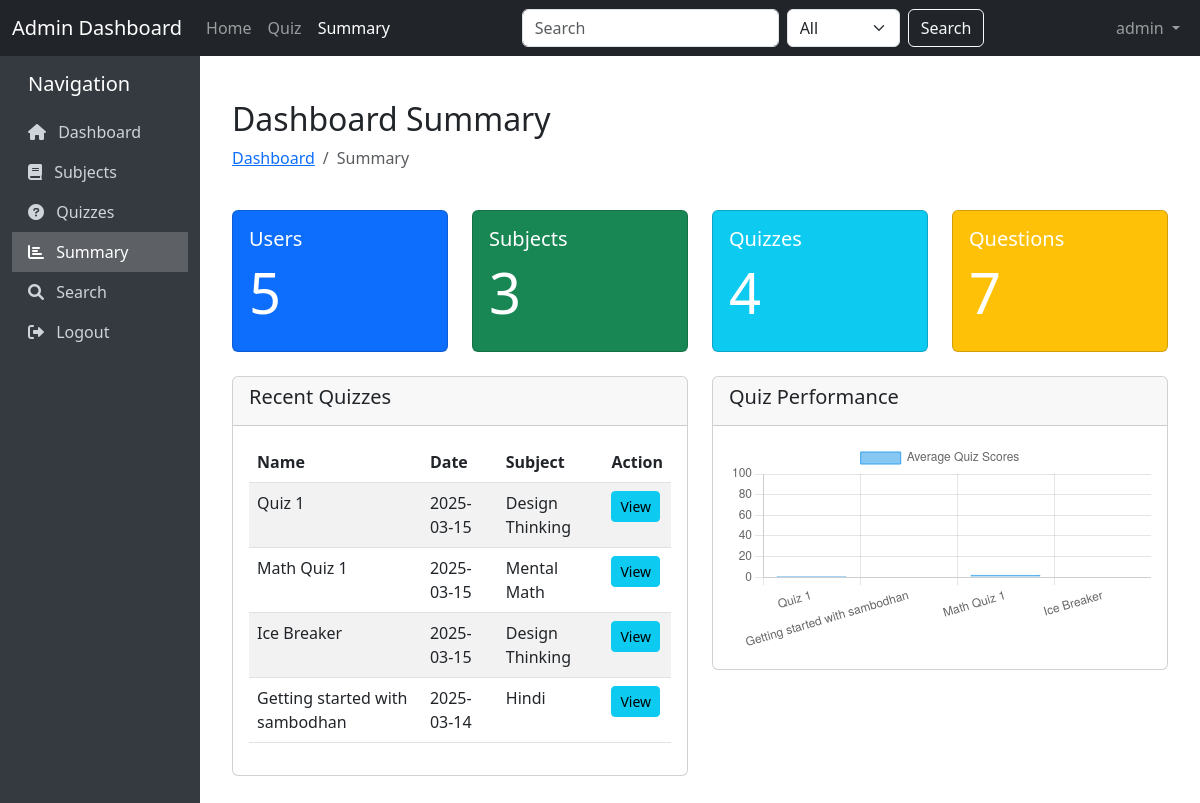
Screenshot of /summary (signed in) with the database file from the repository.
### models/model.py (models this page shows)
class User(db.Model):
    __tablename__ = 'user'
    user_id = db.Column(db.Integer, primary_key=True)
    username = db.Column(db.String(20), unique=True, nullable=False)
    password = db.Column(db.String(100), nullable=False)
    full_name = db.Column(db.String(30), nullable=False)
    qualification = db.Column(db.String(20), nullable=False)
    dob = db.Column(db.Date, nullable=False)
    email = db.Column(db.String(30), unique=True, nullable=False)
    phone = db.Column(db.String(10), nullable=False)
    address = db.Column(db.String(25), nullable=False)
    status = db.Column(db.String(10), default='active')
    is_admin = db.Column(db.Boolean, default=False)
    scores = db.relationship('Scores', backref='user', lazy=True)

class Quiz(db.Model):
    __tablename__ = 'quiz'
    quiz_id = db.Column(db.Integer, primary_key=True)
    name = db.Column(db.String(20), nullable=False)
    chapter_id = db.Column(db.Integer, db.ForeignKey('chapter.chapter_id'), nullable=False)
    date_of_quiz = db.Column(db.Date, nullable=False)
    time_duration = db.Column(db.Time, nullable=False)
    remarks = db.Column(db.String(40))
    questions = db.relationship('Question', backref='quiz', lazy=True, cascade="all, delete-orphan")
    scores = db.relationship('Scores', backref='quiz_ref', lazy=True)

class Subject(db.Model):
    __tablename__ = 'subject'
    subject_id = db.Column(db.Integer, primary_key=True)
    name = db.Column(db.String(20), nullable=False)
    description = db.Column(db.String(40))
    chapters = db.relationship('Chapter', backref='subject', lazy=True, cascade="all, delete-orphan")

### controllers/controller.py (the view)
@app.route('/summary')
@login_required
def summary():
    user_count = db.session.query(func.count(User.user_id)).scalar()
    subject_count = db.session.query(func.count(Subject.subject_id)).scalar()
    quiz_count = db.session.query(func.count(Quiz.quiz_id)).scalar()
    question_count = db.session.query(func.count(Question.question_id)).scalar()
    recent_quizzes = db.session.query(Quiz).order_by(Quiz.date_of_quiz.desc()).limit(5).all()
    quiz_scores = db.session.query(
        Quiz.name.label('quiz_name'),
        func.avg(Scores.total_scored).label('avg_score')
    ).outerjoin(Scores).group_by(Quiz.quiz_id).all()
    quiz_names = [quiz.quiz_name for quiz in quiz_scores]
    avg_scores = [round(quiz.avg_score, 2) if quiz.avg_score else 0 for quiz in quiz_scores]
    return render_template(
        'summaryad.htm',
        user_count=user_count,
        subject_count=subject_count,
        quiz_count=quiz_count,
        question_count=question_count,
        recent_quizzes=recent_quizzes,
        quiz_names=quiz_names,
        avg_scores=avg_scores
    )

### controllers/controller.py (called while the page is built)
def current_user():
    user_id = session.get('user_id')
    if user_id:
        return User.query.get(user_id)
    return None

@app.context_processor
def inject_current_user():
    return dict(current_user=current_user())

def login_required(f):
    @wraps(f)
    def decorated_function(*args, **kwargs):
        if not current_user():
            flash('Please log in first.', 'danger')
            return redirect(url_for('login'))
        return f(*args, **kwargs)
    return decorated_function

### templates/summaryad.htm (shortened to what this page needs)
{% extends 'base.htm' %}
{% block content %}
<div class="container mt-4">
    <div class="row mb-4">
        <div class="col">
            <h2>Dashboard Summary</h2>
            <nav aria-label="breadcrumb">
                <ol class="breadcrumb">
                    <li class="breadcrumb-item"><a href="{{ url_for('dashboard') }}">Dashboard</a></li>
                    <li class="breadcrumb-item active">Summary</li>
                </ol>
            </nav>
        </div>
    </div>
    <div class="row mb-4">
        <div class="col-md-3">
            <div class="card text-white bg-primary">
                <div class="card-body">
                    <h5 class="card-title">Users</h5>
                    <h2 class="display-4">{{ user_count }}</h2>
                </div>
            </div>
        </div>
        <div class="col-md-3">
            <div class="card text-white bg-success">
                <div class="card-body">
                    <h5 class="card-title">Subjects</h5>
                    <h2 class="display-4">{{ subject_count }}</h2>
                </div>
            </div>
        </div>
        <div class="col-md-3">
            <div class="card text-white bg-info">
                <div class="card-body">
                    <h5 class="card-title">Quizzes</h5>
                    <h2 class="display-4">{{ quiz_count }}</h2>
                </div>
            </div>
        </div>
        <div class="col-md-3">
            <div class="card text-white bg-warning">
                <div class="card-body">
                    <h5 class="card-title">Questions</h5>
                    <h2 class="display-4">{{ question_count }}</h2>
                </div>
            </div>
        </div>
    </div>
    <div class="row mb-4">
        <div class="col-md-6">
            <div class="card">
                <div class="card-header">
                    <h5>Recent Quizzes</h5>
                </div>
                <div class="card-body">
                    {% if recent_quizzes %}
                    <div class="table-responsive">
                        <table class="table table-striped">
                            <thead>
                                <tr>
                                    <th>Name</th>
                                    <th>Date</th>
                                    <th>Subject</th>
                                    <th>Action</th>
                                </tr>
                            </thead>
                            <tbody>
                                {% for quiz in recent_quizzes %}
                                <tr>
                                    <td>{{ quiz.name }}</td>
                                    <td>{{ quiz.date_of_quiz.strftime('%Y-%m-%d') }}</td>
                                    <td>{{ quiz.chapter.subject.name }}</td>
                                    <td>
                                        <a href="{{ url_for('questions', quiz_id=quiz.quiz_id) }}" class="btn btn-sm btn-info">View</a>
                                    </td>
                                </tr>
                                {% endfor %}
                            </tbody>
                        </table>
                    </div>
                    {% else %}
                    <p class="text-muted">No quizzes found.</p>
                    {% endif %}
                </div>
            </div>
        </div>
        <div class="col-md-6">
            <div class="card">
                <div class="card-header">
                    <h5>Quiz Performance</h5>
                </div>
                <div class="card-body">
                    {% if quiz_names and avg_scores %}
                    <canvas id="quizScoreChart"></canvas>
<script>
    document.addEventListener("DOMContentLoaded", function() {
        let ctx = document.getElementById('quizScoreChart').getContext('2d');
        let quizNames = JSON.parse('{{ quiz_names | tojson | safe }}');
        let avgScores = JSON.parse('{{ avg_scores | tojson | safe }}');
        let quizData = {
            labels: quizNames,
            datasets: [{
                label: 'Average Quiz Scores',
                data: avgScores,
                backgroundColor: 'rgba(54, 162, 235, 0.6)',
                borderColor: 'rgba(54, 162, 235, 1)',
                borderWidth: 1
            }]
        };
        let quizScoreChart = new Chart(ctx, {
            type: 'bar',
            data: quizData,
            options: {
                responsive: true,
                scales: {
                    y: {
                        beginAtZero: true,
                        suggestedMax: 100
                    }
                }
            }
        });
    });
</script>
{% endif %}
                </div>
            </div>
        </div>
    </div>
</div>
{% endblock %}

### templates/base.htm (shortened to what this page needs)
<!DOCTYPE html>
<html lang="en">
<head>
    <link href="https://cdn.jsdelivr.net/npm/bootstrap@5.3.0-alpha1/dist/css/bootstrap.min.css" rel="stylesheet">
    <link rel="stylesheet" href="https://cdnjs.cloudflare.com/ajax/libs/font-awesome/6.0.0/css/all.min.css">
</head>
<body>
    <nav class="navbar navbar-expand-lg navbar-dark bg-dark">
        <div class="container-fluid">
            <a class="navbar-brand" href="{{ url_for('dashboard') }}">Admin Dashboard</a>
            <div class="collapse navbar-collapse" id="navbarSupportedContent">
                <ul class="navbar-nav me-auto mb-2 mb-lg-0">
                    <li class="nav-item">
                        <a class="nav-link {% if request.endpoint == 'dashboard' %}active{% endif %}" href="{{ url_for('dashboard') }}">Home</a>
                    </li>
                    <li class="nav-item">
                        <a class="nav-link {% if request.endpoint == 'quizzes' %}active{% endif %}" href="{{ url_for('quizzes') }}">Quiz</a>
                    </li>
                    <li class="nav-item">
                        <a class="nav-link {% if request.endpoint == 'summary' %}active{% endif %}" href="{{ url_for('summary') }}">Summary</a>
                    </li>
                </ul>
                <form class="d-flex" action="{{ url_for('search') }}" method="get">
                    <input class="form-control me-2" type="search" name="query" placeholder="Search" required>
                    <select class="form-select me-2" name="category" style="width: auto;">
                        <option value="all">All</option>
                    </select>
                    <button class="btn btn-outline-light" type="submit">Search</button>
                </form>
                {% if session.get('user_id') %}
                <ul class="navbar-nav ms-auto">
                    <li class="nav-item dropdown">
                        <a class="nav-link dropdown-toggle" href="#" id="navbarDropdown" role="button" data-bs-toggle="dropdown">
                            {{ session.get('username') }}
                        </a>
                    </li>
                </ul>
                {% endif %}
            </div>
        </div>
    </nav>
    <div class="container-fluid">
        <div class="row">
            {% if session.get('user_id') %}
            <div class="col-md-2 sidebar py-3">
                <h5 class="mb-3 ps-3">Navigation</h5>
                <a href="{{ url_for('dashboard') }}" class="{% if request.endpoint == 'dashboard' %}active{% endif %}">
                    <i class="fas fa-home me-2"></i> Dashboard
                </a>
                <a href="{{ url_for('subjects') }}" class="{% if request.endpoint == 'subjects' %}active{% endif %}">
                    <i class="fas fa-book me-2"></i> Subjects
                </a>
                <a href="{{ url_for('quizzes') }}" class="{% if request.endpoint == 'quizzes' %}active{% endif %}">
                    <i class="fas fa-question-circle me-2"></i> Quizzes
                </a>
                <a href="{{ url_for('summary') }}" class="{% if request.endpoint == 'summary' %}active{% endif %}">
                    <i class="fas fa-chart-bar me-2"></i> Summary
                </a>
                <a href="{{ url_for('search') }}" class="{% if request.endpoint == 'search' %}active{% endif %}">
                    <i class="fas fa-search me-2"></i> Search
                </a>
                <a href="{{ url_for('logout') }}">
                    <i class="fas fa-sign-out-alt me-2"></i> Logout
                </a>
            </div>
            <div class="col-md-10 content">
            {% else %}
            <div class="col-md-12 content">
            {% endif %}
                {% block content %}{% endblock %}
            </div>
        </div>
    </div>
</body>
</html>

### templates/base.htm (style rules this page uses)
.sidebar { min-height: calc(100vh - 56px); background-color: #343a40; color: white; }
.sidebar a { color: #ced4da; text-decoration: none; display: block; padding: 0.5rem 1rem; }
.sidebar a.active { color: white; background-color: rgba(255, 255, 255, 0.2); }
.content { padding: 20px; }

### rows the page displays
User: get "admin"
Quiz: name "Quiz 1", date_of_quiz "2025-03-15", chapter.subject.name "Design Thinking"
Quiz: name "Math Quiz 1", date_of_quiz "2025-03-15", chapter.subject.name "Mental Math"
Quiz: name "Ice Breaker", date_of_quiz "2025-03-15", chapter.subject.name "Design Thinking"
Quiz: name "Getting started with sambodhan", date_of_quiz "2025-03-14", chapter.subject.name "Hindi"

### other values shown
{{ user_count }} "5"
{{ subject_count }} "3"
{{ quiz_count }} "4"
{{ question_count }} "7"
chart data {{ quiz_names | tojson | safe }} ["Quiz 1", "Getting started with sambodhan", "Math Quiz 1", "Ice Breaker"]
chart data {{ avg_scores | tojson | safe }} [1.25, 0, 2.5, 0]
